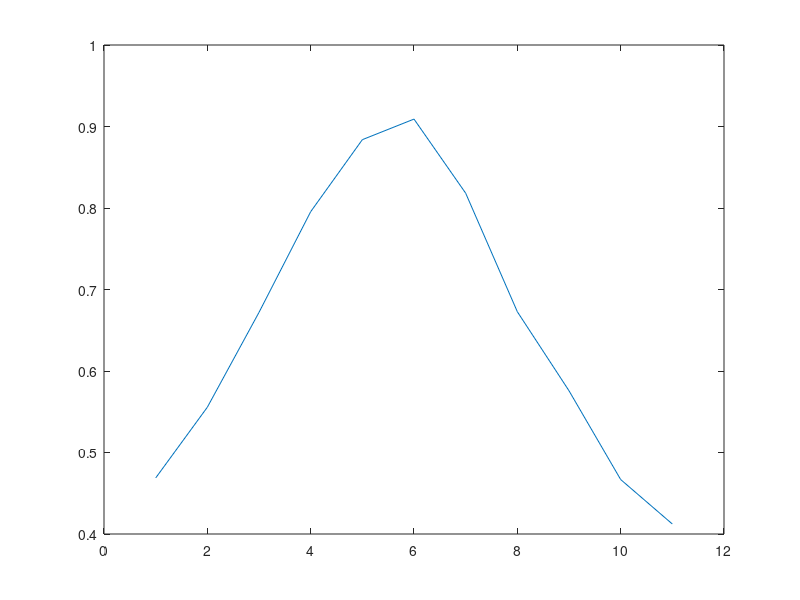

The MATLAB source for this figure:
clear;clc;
V=220*ones(1,11);
A=[0.32 0.27 0.23 0.2 0.18 0.18 0.2 0.25 0.3 0.37 0.43 ];
W=[33,33,34,35,35,36,36,37,38,38,39];
cphi=W./A./V;
plot(cphi) 